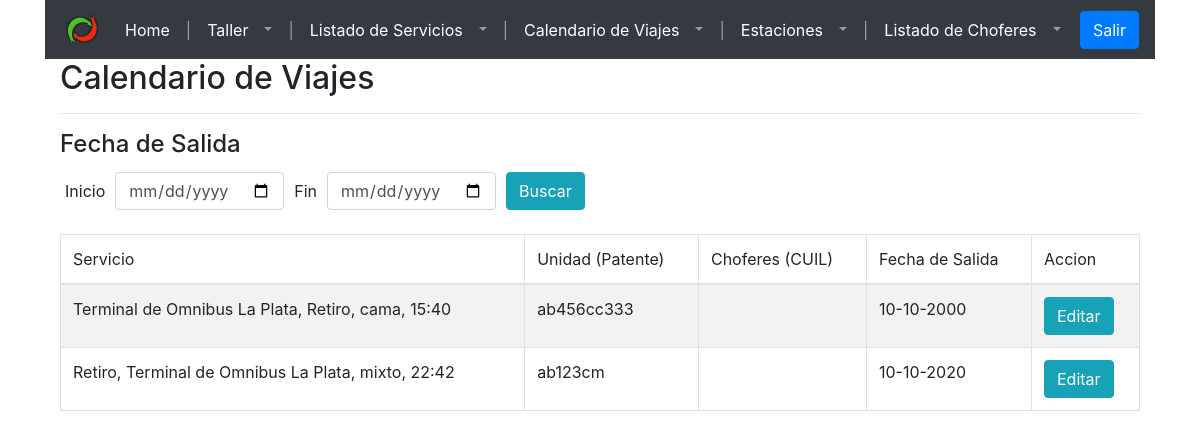
/frontend/pages/calendario-viajes.php, run on an earlier commit of the app's database.
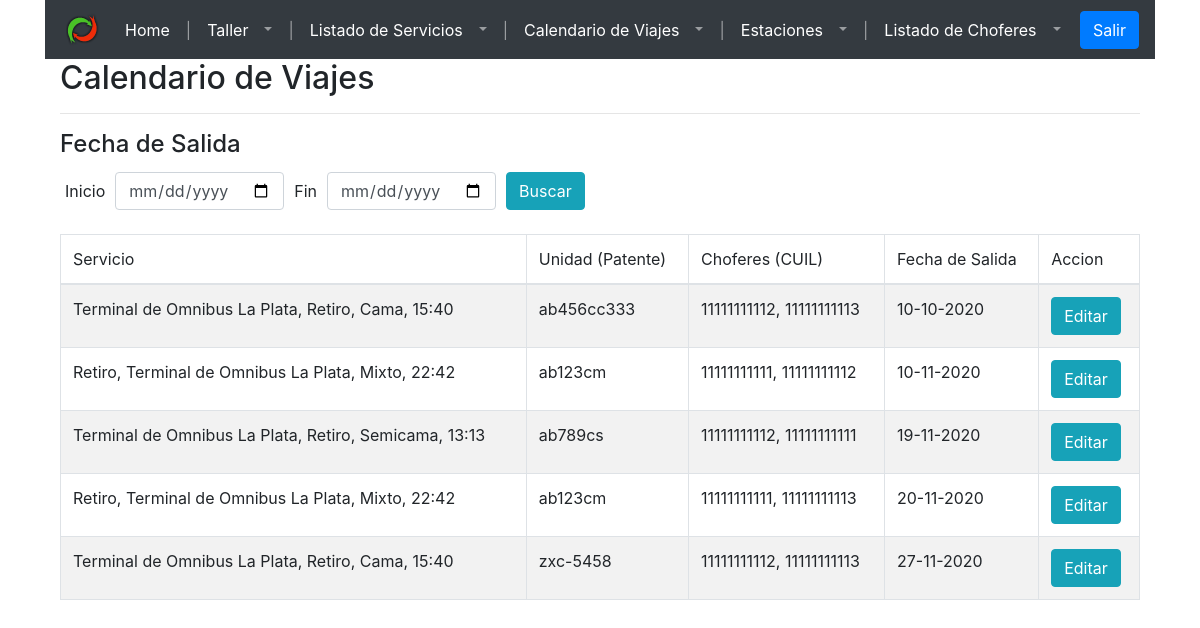
And on a later commit of the database.
### tables this page shows
CREATE TABLE `viaje` (
  `viaje_id` int(11) NOT NULL,
  `servicio_id` int(11) NOT NULL,
  `unidad_id` int(11) NOT NULL,
  `fecha_salida_efectiva` date DEFAULT NULL,
  `observaciones` varchar(255) DEFAULT NULL
);

CREATE TABLE `unidad` (
  `unidad_id` int(11) NOT NULL,
  `patente` varchar(20) DEFAULT NULL,
  `fecha_de_patentamiento` date DEFAULT NULL,
  `cantidad_de_asientos_cama` int(11) DEFAULT NULL,
  `cantidad_de_asientos_semicama` int(11) DEFAULT NULL,
  `tipo_unidad_id` int(11) NOT NULL,
  `habilitada` tinyint(1) NOT NULL DEFAULT 1
);

### frontend/pages/config/connection.php (called while the page is built, shortened)
<?php
function openConnection($username, $password){
 	$servername = "localhost";
	$conn = new mysqli($servername, $username, $password,"empresa_de_transporte");
	return $conn;
 }
 function executeQuery($sqlQuery){
 	$conn = openConnection("test", "test");
	$result = $conn->query($sqlQuery);
	return $result;
 }
?>

### frontend/pages/config/config-calendario-viajes.php (the view, shortened to what this page needs)
<?php
include("config/connection.php");
function getviajesByFechas($fechaSalida, $fechaLlegada){
    if($fechaSalida == NULL){
    $fechaSalida = "1990-01-01";
    }
    if($fechaLlegada == NULL){
        $fechaLlegada = "2300-01-01";
        }
  $sql = "SELECT    v.`viaje_id`,
                    CONCAT(e_origen.`nombre`,', ',e_destino.`nombre`,', ',t.`descripcion`,', ',date_format(f.`hora_partida`, '%H:%i')) as `servicio`,
                    u.`patente` as `unidad`,
                    GROUP_CONCAT(c.`cuil` SEPARATOR ', ') as `choferes`,
                    DATE_FORMAT(v.`fecha_salida_efectiva`, \"%d-%m-%Y\") as fecha_de_salida_efectiva
          FROM `viaje` v
          LEFT JOIN `viaje_chofer` vc on vc.`viaje_id` = v.`viaje_id`
          LEFT JOIN `chofer` c on c.`chofer_id` = vc.`chofer_id`
          JOIN `unidad` u ON u.`unidad_id` = v.`unidad_id`
          JOIN `servicio` s ON s.`servicio_id` = v.`servicio_id`
          JOIN `tipo_unidad` t on t.`tipo_unidad_id` = s.`tipo_unidad_id`
          JOIN `fecha_partida` f on s.`fecha_partida_id` = f.`fecha_partida_id`
          JOIN `estacion` e_origen ON e_origen.`estacion_id` = s.`estacion_id_origen`
          JOIN `estacion` e_destino ON e_destino.`estacion_id` = s.`estacion_id_destino`
          WHERE v.`fecha_salida_efectiva` BETWEEN '".$fechaSalida."' AND '".$fechaLlegada."'
          GROUP BY v.`viaje_id`
          ORDER BY v.`fecha_salida_efectiva` ASC;";
  $result = executeQuery($sql);
  if ($result->num_rows > 0) {
      while($row = $result->fetch_assoc()) {
        echo "<tr>";
        echo "<td>". $row["servicio"]."</td>";
        echo "<td>". $row["unidad"]."</td>";
        echo "<td>". $row["choferes"]."</td>";
        echo "<td>". $row["fecha_de_salida_efectiva"]."</td>";
        echo "<td>
        <input type=\"button\" class=\"btn btn-info boton-edit-viaje\" id=\"".$row["viaje_id"]."\" value=\"Editar\">
        <!--
        <input type=\"button\" class=\"btn btn-danger boton-delete-viaje\" value=\"Borrar\">
        -->
        </td>";
        echo "</tr>";
      }
  } else {
    echo "<tr><td colspan=\"6\">Sin viajes para las fechas seleccionadas</td></tr>";
  }
}
?>

### frontend/pages/calendario-viajes.php (shortened to what this page needs)
<?php
include("config/config-calendario-viajes.php");
?>
<!DOCTYPE html>
<html lang="en">
<head>
  <link type="text/css" rel="stylesheet" href="styles/custom.css">
  <link rel="stylesheet" href="https://maxcdn.bootstrapcdn.com/bootstrap/4.5.2/css/bootstrap.min.css">
</head>
<body>
  <div class="container" id="containerr">
    <nav class="navbar navbar-expand-sm bg-dark navbar-dark">
    <a class="navbar-brand">
      <img src="imgs/logo_thumb.png">
      </a>
      <div class="navbar-nav mr-auto">
        <a class="nav-item nav-link active" href="home.php">Home</a>
        <span class="nav-item nav-link">|</span>
        <a class="nav-item dropdown active">
          <div class="btn-group btn-group-md">
            <a class="nav-item nav-link active" href="taller.php">Taller</a>
            <a class="nav-link dropdown-toggle" href="#" id="navbarDropdownTaller" data-toggle="dropdown"></a>
          </div>
        </a>
        <span class="nav-item nav-link">|</span>
        <a class="nav-item dropdown active">
          <div class="btn-group btn-group-md">
            <a class="nav-item nav-link active" href="listado-servicios.php">Listado de Servicios</a>
            <a class="nav-link dropdown-toggle" href="#" id="navbarDropdownTaller" data-toggle="dropdown"></a>
          </div>
        </a>
        <span class="nav-item nav-link">|</span>
        <a class="nav-item dropdown active">
          <div class="btn-group btn-group-md">
            <a class="nav-item nav-link active" href="calendario-viajes.php">Calendario de Viajes</a>
            <a class="nav-link dropdown-toggle" href="#" id="navbarDropdownTaller" data-toggle="dropdown"></a>
          </div>
        </a>
        <span class="nav-item nav-link">|</span>
        <a class="nav-item dropdown active">
          <div class="btn-group btn-group-md">
            <a class="nav-item nav-link active" href="estacion.php">Estaciones</a>
            <a class="nav-link dropdown-toggle" href="#" id="navbarDropdownTaller" data-toggle="dropdown"></a>
          </div>
        </a>
        <span class="nav-item nav-link">|</span>
        <a class="nav-item dropdown active">
                    <div class="btn-group btn-group-md">
                        <a class="nav-item nav-link active" href="listado-choferes.php">Listado de Choferes</a>
                        <a class="nav-link dropdown-toggle" href="#" id="navbarDropdownTaller"
                            data-toggle="dropdown"></a>
                    </div>
                </a>
      </div>
      <div>
        <a href="login.php" class="btn btn-primary">Salir</a>
      </div>
    </nav>
    <div class="container" id="main-container">
      <div class="row">
        <div class="col-md-12">
          <h2>Calendario de Viajes</h2>
          <hr>
          <h4>Fecha de Salida</h4>
          <form class="form-inline">
            <div class="form-group">
              <label for="input-fecha-salida-i" class="lbl-fecha-calendario">Inicio</label>
              <input class="form-control" type="date" id="input-fecha-salida-i" value="<?php echo (isset($_GET['f_salida_i']))?$_GET['f_salida_i']:'';?>" />
            </div>
            <div class="form-group">
              <label for="input-fecha-salifa-f" class="lbl-fecha-calendario">Fin</label>
              <input class="form-control" type="date" id="input-fecha-salida-f" value="<?php echo (isset($_GET['f_salida_f']))?$_GET['f_salida_f']:'';?>" />
            </div>
            <div class="form-group">
              <a class="btn btn-info" id="get-viajes-by-fechas">Buscar</a>
            </div>
          </form>
          <br>
          <table class="table table-striped table-bordered">
            <thead>
              <tr>
                <td>Servicio</td>
                <td>Unidad (Patente)</td>
                <td>Choferes (CUIL)</td>
                <td>Fecha de Salida</td>
                <td>Accion</td>
              </tr>
            </thead>
            <tbody>
            <?php
              if(isset($_GET['f_salida_i']) && isset($_GET['f_salida_f'])){
                getviajesByFechas($_GET['f_salida_i'],$_GET['f_salida_f']);
              }
              else{
                getviajesByFechas(NULL, NULL);
              }
              ?>
            </tbody>
          </table>
        </div>
      </div>
    </div>
  </div>
</body>

### frontend/pages/styles/custom.css (style rules this page uses)
.form-inline > * { margin:5px; }
.lbl-fecha-calendario { padding-right:10px; }

What changed in the data, as far as the page shows it:
changed viaje "ab456cc333": servicio "Terminal de Omnibus La Plata, Retiro, cama, 15:40" → "Terminal de Omnibus La Plata, Retiro, Cama, 15:40"; choferes (not shown) → "11111111112, 11111111113"; fecha_de_salida_efectiva "10-10-2000" → "10-10-2020"
changed viaje (number 2 of 5 on the later page): servicio "Retiro, Terminal de Omnibus La Plata, mixto, 22:42" → "Retiro, Terminal de Omnibus La Plata, Mixto, 22:42"; choferes (not shown) → "11111111111, 11111111112"; fecha_de_salida_efectiva "10-10-2020" → "10-11-2020"
added viaje: servicio "Terminal de Omnibus La Plata, Retiro, Semicama, 13:13", unidad.patente "ab789cs", choferes "11111111112, 11111111111", fecha_de_salida_efectiva "19-11-2020"
added viaje: servicio "Retiro, Terminal de Omnibus La Plata, Mixto, 22:42", unidad.patente "ab123cm", choferes "11111111111, 11111111113", fecha_de_salida_efectiva "20-11-2020"
added viaje: servicio "Terminal de Omnibus La Plata, Retiro, Cama, 15:40", unidad.patente "zxc-5458", choferes "11111111112, 11111111113", fecha_de_salida_efectiva "27-11-2020"
